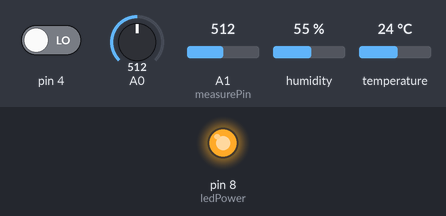
This sketch was run on a simulated Arduino Uno, built with avr-gcc and run on an emulated ATmega328P. Parts: output pins drawn as LEDs (lit = HIGH). The inputs (shaded band) are chosen by the test bench; at power-on: pin 4 LOW, A0 = 512, A1 (measurePin) = 512, humidity 55 %, temperature 24 °C. What the sketch prints to the serial monitor is not drawn.

Above: at 0.1 s.
Timing chart, 0 to 1.6 s (numbered marks = the images above):
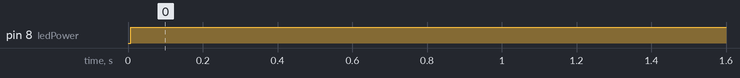

The sketch:

summer.ino
```cpp
#include <DHT.h>

#define DHTPIN 7     // what pin we're connected to

// Uncomment whatever type you're using!
//#define DHTTYPE DHT11   // DHT 11
#define DHTTYPE DHT22   // DHT 22  (AM2302)
//#define DHTTYPE DHT21   // DHT 21 (AM2301)

// Connect pin 1 (on the left) of the sensor to +5V
// NOTE: If using a board with 3.3V logic like an Arduino Due connect pin 1
// to 3.3V instead of 5V!
// Connect pin 2 of the sensor to whatever your DHTPIN is
// Connect pin 4 (on the right) of the sensor to GROUND
// Connect a 10K resistor from pin 2 (data) to pin 1 (power) of the sensor

// Initialize DHT sensor for normal 16mhz Arduino
DHT dht(DHTPIN, DHTTYPE);
// NOTE: For working with a faster chip, like an Arduino Due or Teensy, you
// might need to increase the threshold for cycle counts considered a 1 or 0.
// You can do this by passing a 3rd parameter for this threshold.  It's a bit
// of fiddling to find the right value, but in general the faster the CPU the
// higher the value.  The default for a 16mhz AVR is a value of 6.  For an
// Arduino Due that runs at 84mhz a value of 30 works.
// Example to initialize DHT sensor for Arduino Due:
//DHT dht(DHTPIN, DHTTYPE, 30);

/***
GP2Y1010AU0F setting
***/
int measurePin = 1; //Connect dust sensor to Arduino A0 pin
int ledPower = 8;   //Connect 3 led driver pins of dust sensor to Arduino D2

int samplingTime = 280;
int deltaTime = 40;
int sleepTime = 9680;

float voMeasured = 0;
float calcVoltage = 0;
float dustDensity = 0;

void setup() {
  Serial.begin(9600);

  // DHT
  dht.begin();

  // GP2Y1010AU0
  pinMode(ledPower, OUTPUT);
}

void loop() {
  String output = "";
  // Wait a few seconds between measurements.

  // DHT
  // Reading temperature or humidity takes about 250 milliseconds!
  // Sensor readings may also be up to 2 seconds 'old' (its a very slow sensor)
  float h = dht.readHumidity() + 10;
  // Read temperature as Celsius
  float t = dht.readTemperature();
  // Read temperature as Fahrenheit
  float f = dht.readTemperature(true);

  // Compute heat index
  // Must send in temp in Fahrenheit!
  float hi = dht.computeHeatIndex(f, h);

  output += "{ \"location\": 2, \"humidity\": ";
  output += h;
  output += ", ";
  output += "\"temperature\": ";
  output += t;
  output += ", ";

  // Sound Sensor
  int sound = analogRead(A0) - 40;
  output += "\"sound\": ";
  output += sound;
  output += ", ";

  // Vibration Sensor
  int vibration = digitalRead(4);
  output += "\"vibration\": ";
  output += vibration;


  // GP2Y1010AU0
  digitalWrite(ledPower,LOW); // power on the LED
  delayMicroseconds(samplingTime);

  voMeasured = analogRead(measurePin); // read the dust value

  delayMicroseconds(deltaTime);
  digitalWrite(ledPower,HIGH); // turn the LED off
  delayMicroseconds(sleepTime);

  // 0 - 5V mapped to 0 - 1023 integer values
  // recover voltage
  // with BT 3.5v, without BT 4.5v
  calcVoltage = voMeasured * (4.5 / 1024.0);

  // linear eqaution taken from http://www.howmuchsnow.com/arduino/airquality/
  // Chris Nafis (c) 2012
  dustDensity = 0.17 * calcVoltage - 0.1; // unit: mg/m3
  dustDensity = dustDensity * 1000; // unit: ug/m3
  dustDensity = dustDensity >= 0 ? dustDensity : 0;

  output += ", ";
  output += "\"dust\": ";
  output += dustDensity;

  output += "}";

  Serial.println(output);
  delay(10000);
}
```

Measured:
- by itself, pin 8 (ledPower): LOW → HIGH at 0.01 s
